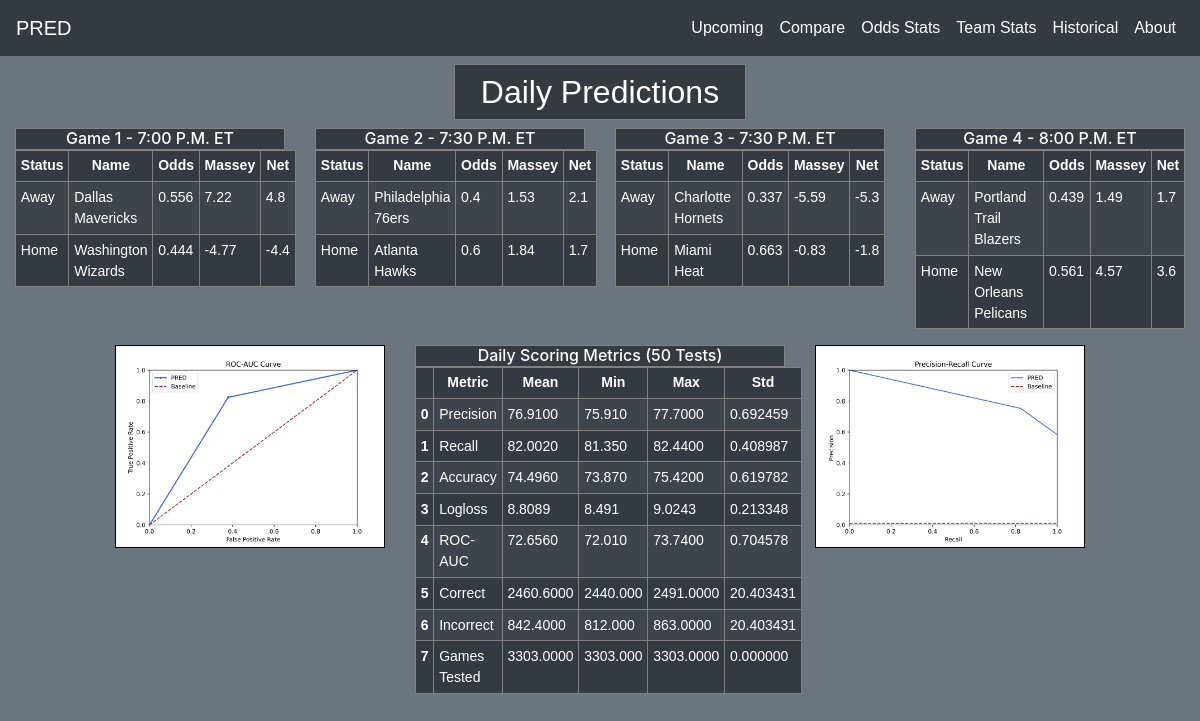
The page / on the database its author committed.
### tables this page shows
CREATE TABLE today_preds (
	"('Win%',)" FLOAT, 
	"('Net',)" FLOAT, 
	"('Massey',)" FLOAT, 
	"('Odds',)" TEXT, 
	"('Away Team',)" TEXT, 
	"('Time',)" TEXT, 
	"('Home Name',)" TEXT, 
	"('Odds.1',)" TEXT, 
	"('Massey.1',)" FLOAT, 
	"('Net.1',)" FLOAT, 
	"('Win%.1',)" FLOAT
);

CREATE TABLE metric_scores (
	"Metric" TEXT, 
	"Mean" FLOAT, 
	"Min" FLOAT, 
	"Max" FLOAT, 
	"Std" FLOAT
);

### website/views.py (the view)
@views.route("/", methods=["GET", "POST"])
def home_page():
    preds = pd.read_sql_table("today_preds", engine)
    preds.columns = [
        "Win%",
        "Net",
        "Massey",
        "Odds",
        "Away Team",
        "Time",
        "Home Team",
        "Odds",
        "Massey",
        "Net",
        "Win%",
    ]
    metrics = pd.read_sql_table("metric_scores", engine)
    return render_template(
        "home.html",
        pred_table=preds,
        metrics_table=[
            metrics.to_html(
                classes="table table-hover table-striped table-sm table-dark"
            )
        ],
        metric_headers=[""],
    )

### website/templates/home.html (shortened to what this page needs)
{% extends "base.html" %}
{% block section1 %}
    <div id='section_head' class='fluid-container mt-sm-2'>
        <div id='section_head' style="border: thin solid grey" class='col-sm-3 bg-dark'>
            <h1 class="mt-sm-2" align="center">Daily Predictions</h1>
        </div>
    </div>
    <div class=row>
        {% set count = namespace(c = 1) %}
        {% for row in pred_table.itertuples() | batch(1, '-') %}
        <div class="col-sm-3 mt-sm-2 mb-sm-0">
            <table class='table table-striped table-dark table-sm'>
                <thead>
                    <tr>
                        <th>Status</th>
                        <th>Name</th>
                        <th>Odds</th>
                        <th>Massey</th>
                        <th>Net</th>
                    </tr>
                </thead>
                <tbody>
                    {% for value in row %}
                    <h6 class='mb-sm-0 bg-dark'>Game {{count.c}} - {{ value[6] }} P.M. ET</h6>
                    <tr>
                        <td>Away</td>
                        <td>{{value[5]}}</td>
                        <td>{{value[4]}}</td>
                        <td>{{value[3]}}</td>
                        <td>{{value[2]}}</td>
                    </tr>
                    <tr>
                        <td>Home</td>
                        <td>{{value[7]}}</td>
                        <td>{{value[8]}}</td>
                        <td>{{value[9]}}</td>
                        <td>{{value[10]}}</td>
                    </tr>
                    {% endfor %}
                </tbody>
            </table>
        </div>
        {% set count.c = count.c + 1 %}
        {% endfor %}
    </div>
{% endblock %}
{% block section2 %}
    <div class=row>
        <div class="col-xl-3 col-lg-4 col-md-6 mt-sm-0 offset-sm-1">
            <img src="/static/images/ROC_AUC_Curve.png" class="img-fluid">
        </div>
        <div class="col-xl-4 col-lg-4 col-md-6 mt-sm-0 offset-sm-0">
            <h6 class='mb-sm-0 bg-dark'>Daily Scoring Metrics (50 Tests)</h6>
            {% for table in metrics_table %}
                {{table | safe}}
            {% endfor %}
        </div>
        <div class="col-xl-3 col-lg-4 col-md-6 mt-sm-0 offset-sm-0">
            <img src="/static/images/Precision_Recall_Curve.png" class="img-fluid">
        </div>
    </div>
{% endblock %}

### website/templates/base.html (shortened to what this page needs)
<!DOCTYPE html>
<html>
    <head>
        <link
            rel="stylesheet"
            href="https://stackpath.bootstrapcdn.com/bootstrap/4.4.1/css/bootstrap.min.css"
        />
        <link
            rel="stylesheet"
            href="https://stackpath.bootstrapcdn.com/font-awesome/4.7.0/css/font-awesome.min.css"
        />
        <link rel="stylesheet" type="text/css" href="https://cdn.datatables.net/v/bs5/dt-1.13.1/b-2.3.2/r-2.4.0/sb-1.4.0/sp-2.1.0/sl-1.5.0/datatables.min.css"/>
        <link rel="stylesheet" href="{{ url_for('static', filename='css/main.css') }}">
    </head>
    <body class="mb-2 bg-secondary text-white">
        <nav class="navbar navbar-expand-lg navbar-dark bg-dark">
            <a href="/" class="navbar-brand">PRED</a>
                <div class="collapse navbar-collapse justify-content-end" id="navbar">
                    <ul class="navbar-nav ms-auto" id="navbar">
                        <a class="nav-item active nav-link" id="compare" href="/dumbass">Upcoming</a>
                        <a class="nav-item active nav-link" id="compare" href="/dumbass2.0">Compare</a>
                        <a class="nav-item active nav-link" id="teams" href="/odds">Odds Stats</a>
                        <a class="nav-item active nav-link" id="stats" href="/stats">Team Stats</a>
                        <a class="nav-item active nav-link" id="stats" href="/dumbass3.0">Historical</a>
                        <a class="nav-item active nav-link" id="about" href="/dumbass4.0">About</a>
                    </div>
        </nav>
        <div class="container-fluid" align="left">
            {% block section1 %}
            {% endblock %}
        </div>
        <div class="container-fluid" align="left">
            {% block section2 %}
            {% endblock %}
        </div>
    </body>
</html>

### website/static/css/main.css (style rules this page uses)
.table { font-family: 'Helvetica', 'Arial', sans-serif; font-size: 14px; border: 1px solid white; border-color: white; }
nav { font-family: 'Helvetica', 'Arial', sans-serif; font-size: 16px; }
thead, th { text-align: center; background-color: bg-dark; }
table, th, td { border: 1px solid white; border-collapse: collapse; }
.table-dark td, .table-dark th, .table-dark thead th { border: 0.5px solid grey; border-collapse: collapse; }
h1 { font-size: 32px; }
h6 { text-align: center; border: 0.5px solid grey; font-size: 16px; }
#section_head { font-family: 'Arial'; }
.fluid-container { display: flex; align-items: center; justify-content: center; border: 1px blue; }
img { border: 0.5px solid black; }

### rows shown on the page
today_preds: c "1", value "7:00", value "Dallas Mavericks", value "0.556", value "7.22", value "4.8", value "Washington Wizards", value "0.444", value "-4.77", value "-4.4"
today_preds: c "2", value "7:30", value "Philadelphia 76ers", value "0.4", value "1.53", value "2.1", value "Atlanta Hawks", value "0.6", value "1.84", value "1.7"
today_preds: c "3", value "7:30", value "Charlotte Hornets", value "0.337", value "-5.59", value "-5.3", value "Miami Heat", value "0.663", value "-0.83", value "-1.8"
today_preds: c "4", value "8:00", value "Portland Trail Blazers", value "0.439", value "1.49", value "1.7", value "New Orleans Pelicans", value "0.561", value "4.57", value "3.6"
metric_scores: Max "Metric Mean Min Max Std 0 Precision 76.9100 75.910 77.7000 0.692459 1 Recall 82.0020 81.350 82.4400 0.408987 2 Accuracy 74.4960 73.870 75.4200 0.619782 3 Logloss 8.8089 8.491 9.0243 0.213348 4 ROC-AUC 72.6560 72.010 73.7400 0.704578 5 Correct 2460.6000 2440.000 2491.0000 20.403431 6 Incorrect 842.4000 812.000 863.0000 20.403431 7 Games Tested 3303.0000 3303.000 3303.0000 0.000000"
